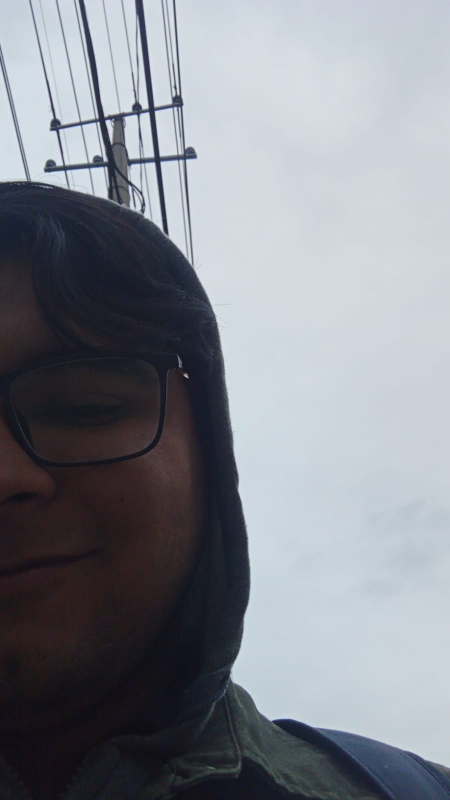
#> input picture PRACTICA 1/imagen1.jpeg, 900 x 1600 px (shown at 1/2 size)
$ python PRACTICA1.py
#> lines starting #> are read from the running program, lines starting #| are printed output that depends on the picture
# -*- coding: utf-8 -*-
"""
Created on Wed Feb  8 15:11:37 2023

@author: bazal
"""

import cv2
import numpy as np

#Se adquire y lee la imagen
img = cv2.imread('imagen1.jpeg')
#> img is the input picture: shape (1600, 900, 3); mean B, G, R 142.8, 135.1, 131.1

#Se redimensiona la imagen
res = cv2.resize(img, (600,400), interpolation=cv2.INTER_LINEAR)
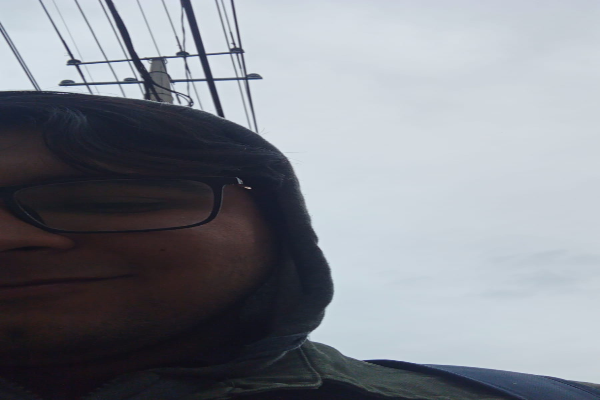
#> res: shape (400, 600, 3); mean B, G, R 142.8, 135.2, 131.1
cv2.imshow("res", res)

#Se hace una normalización de los pixeles de la imagen
norm_img1 = np.zeros((600,400))
norm_img = cv2.normalize(res, norm_img1, 0, 100 , cv2.NORM_MINMAX)
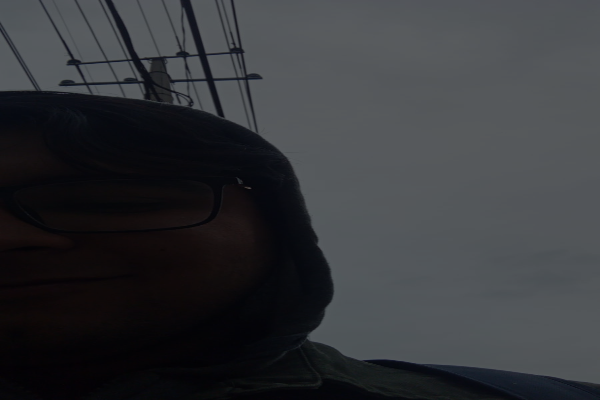
#> norm_img: shape (400, 600, 3); mean B, G, R 57.2, 53.9, 52.2

#Se muestra el preprocesamiento de la imagen
cv2.imshow("Norm",norm_img)


cv2.waitKey(0)
cv2.destroyAllWindows()

$ run again, with PRACTICA 1/imagen2.jpg copied over PRACTICA 1/imagen1.jpeg
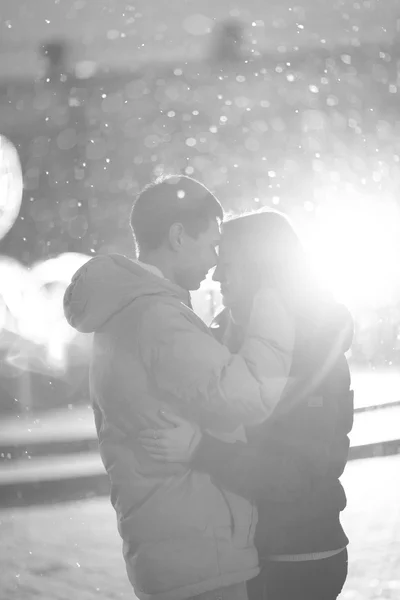
#> input picture PRACTICA 1/imagen2.jpg, 400 x 600 px
#> img is the input picture: shape (600, 400, 3); mean B, G, R 178.3, 178.3, 178.3
#> `res = cv2.resize(img, (600,400), interpolation=cv2.INTER_LINEAR)`:
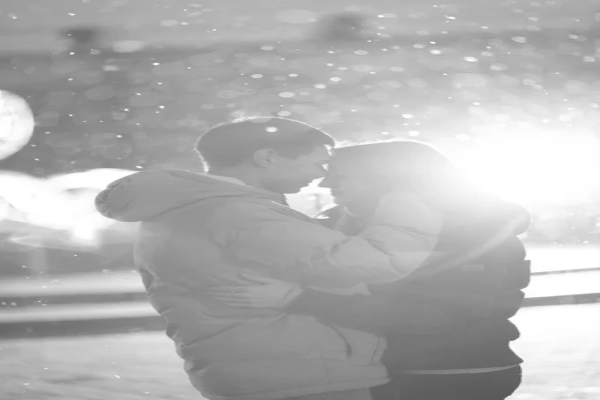
#> res: shape (400, 600, 3); mean B, G, R 178.3, 178.3, 178.3
#> `norm_img = cv2.normalize(res, norm_img1, 0, 100 , cv2.NORM_MINMAX)`:
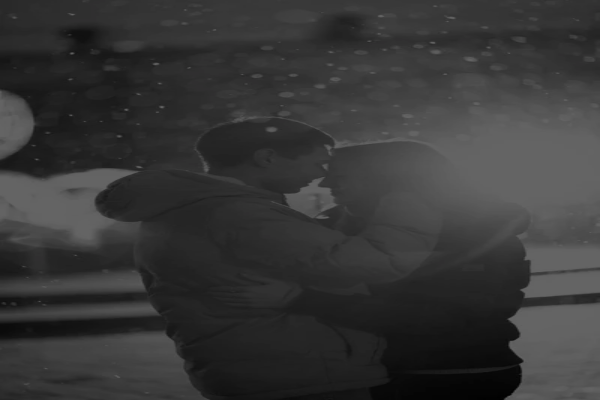
#> norm_img: shape (400, 600, 3); mean B, G, R 54.6, 54.6, 54.6

$ run again, with PRACTICA 1/imagen3.jpg copied over PRACTICA 1/imagen1.jpeg
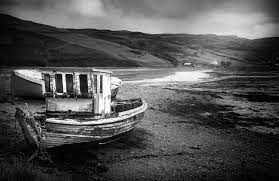
#> input picture PRACTICA 1/imagen3.jpg, 279 x 181 px
#> img is the input picture: shape (181, 279, 3); min 0, max 255, mean 83.5
#> `res = cv2.resize(img, (600,400), interpolation=cv2.INTER_LINEAR)`:
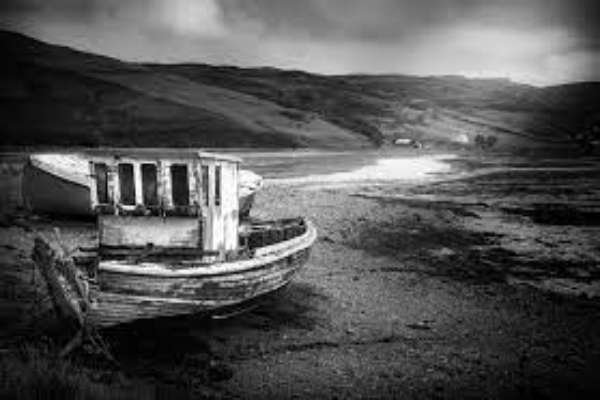
#> res: shape (400, 600, 3); min 0, max 255, mean 83.4
#> `norm_img = cv2.normalize(res, norm_img1, 0, 100 , cv2.NORM_MINMAX)`:
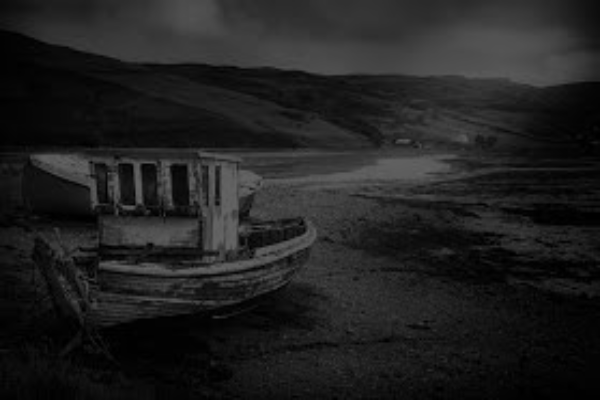
#> norm_img: shape (400, 600, 3); min 0, max 100, mean 32.7
